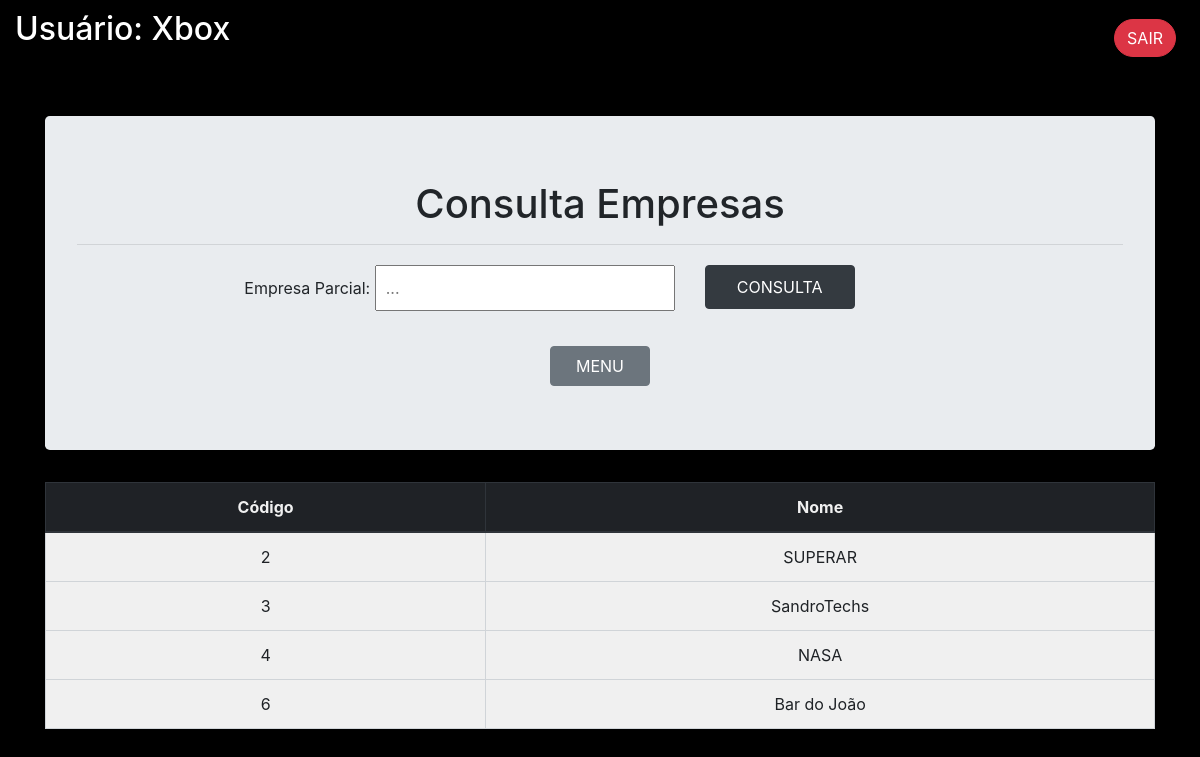
/empselect.php (signed in), run on the app's committed database.
### tables this page shows
CREATE TABLE `empresa` (
  `id` int(11) NOT NULL,
  `nome` varchar(50) NOT NULL
);

### empselect.php (the view, shortened to what this page needs)
<?php
include('connect.php');
$sql = "SELECT * FROM empresa ORDER BY 1";
$pesqempresa= '';
?>
<!DOCTYPE html>
<html lang="pt-br">
<head>
    <link rel="stylesheet" href="https://stackpath.bootstrapcdn.com/bootstrap/4.1.3/css/bootstrap.min.css"
>
</head>
<body
    style="background-image: url('imagens/background.jpg'); background-attachment: fixed; background-size: 100%; background-repeat: no-repeat; background-color: black;">
    <div class="row" style="background-color: black; margin-bottom: 30px; color: white;">
        <div class="col" style="padding: 10px; left: 20px;">
            <h2>Usuário:
                <?php echo $_SESSION['nome']; ?>
            </h2>
        </div>
        <div class="col text-right" style="padding: 19px; right: 20px;">
            <a href="logout.php"><button type="button" class="btn btn-danger"
                    style="border-radius: 20px;">SAIR</button></a>
        </div>
    </div>
    <form method="post">
        <div class="container" style="margin-top: 40px;">
            <div class="jumbotron text-center">
                <h1>Consulta Empresas</h1>
                <hr>
                <div class="row" style="margin-top: 20px;">
                    <div class="col-7 text-right">
                        <label for="">Empresa Parcial:</label>
                        <input type="text" name="pesqempresa" style="width: 300px; padding: 9px;"
                            placeholder="..." value="<?php echo $pesqempresa ?>">
                    </div>
                    <div class="col text-left">
                        <button type="submit" name="submit" style="width: 150px; padding: 9px;"
                            class="btn btn-dark">CONSULTA</button>
                    </div>
                </div>
                <?php
    if ($_SESSION['master'] == "s") {
        echo '<div class="row" style="margin-top: 35px;">
        <div class="col-5 text-right">
            <a href="menu.php"><button type="button" style="padding: 7px; width: 100px;"
                    class="btn btn-secondary">MENU</button></a>
        </div>
        <div class="col">
            <a href="empinsert.php"><button type="button" style="padding: 7px; width: 100px;"
                    class="btn btn-secondary">INCLUSÃO</button></a>
        </div>
        <div class="col-5 text-left">
            <a href="empselect.php"><button type="button" style="padding: 7px; width: 100px;"
                    class="btn btn-secondary">LIMPAR</button></a>
        </div>
    </div>';
    } else {
        echo '<div class="row" style="margin-top: 35px;">
        <div class="col text-center">
            <a href="menu.php"><button type="button" style="padding: 7px; width: 100px;"
                    class="btn btn-secondary">MENU</button></a>
        </div></div>';
    }
?>
            </div>
            <table class="table table-bordered" style="background-color: white; opacity: 94%; text-align: center;">
                <thead class="thead-dark">
                    <tr>
                        <th scope="col">Código</th>
                        <th scope="col">Nome</th>
                    </tr>
                </thead>
                <tbody>
                    <?php
                    $result = mysqli_query($con, $sql);
                    if ($result) {
                        while ($row = mysqli_fetch_assoc($result)) {
                            echo "<tr>
              <td>" . $row['id'] . " </td>
              <td>" . $row['nome'] . " </td>
            ";
            if ($_SESSION['master'] == "s") {
                echo "<td>
                <a href='empupdate.php?updateid={$row['id']}' style='color:white;'>
                <button type='button' class='btn btn-dark'>
                Alterar</button></a>
                <a href='empdelete.php?deleteid={$row['id']}' style='color:white;'>
                <button type='button' class='btn btn-dark'>
                Excluir</button></a>
                    </td></tr>";
                        } else {
                            echo "</tr>";
                        }
                    }
                }
                    ?>
                </tbody>
            </table>
        </div>
    </form>
</body>
</html>

### data on the page
empresa: id "2", nome "SUPERAR"
empresa: id "3", nome "SandroTechs"
empresa: id "4", nome "NASA"
empresa: id "6", nome "Bar do João"

### other printed values
$_SESSION['nome'] "Xbox"
